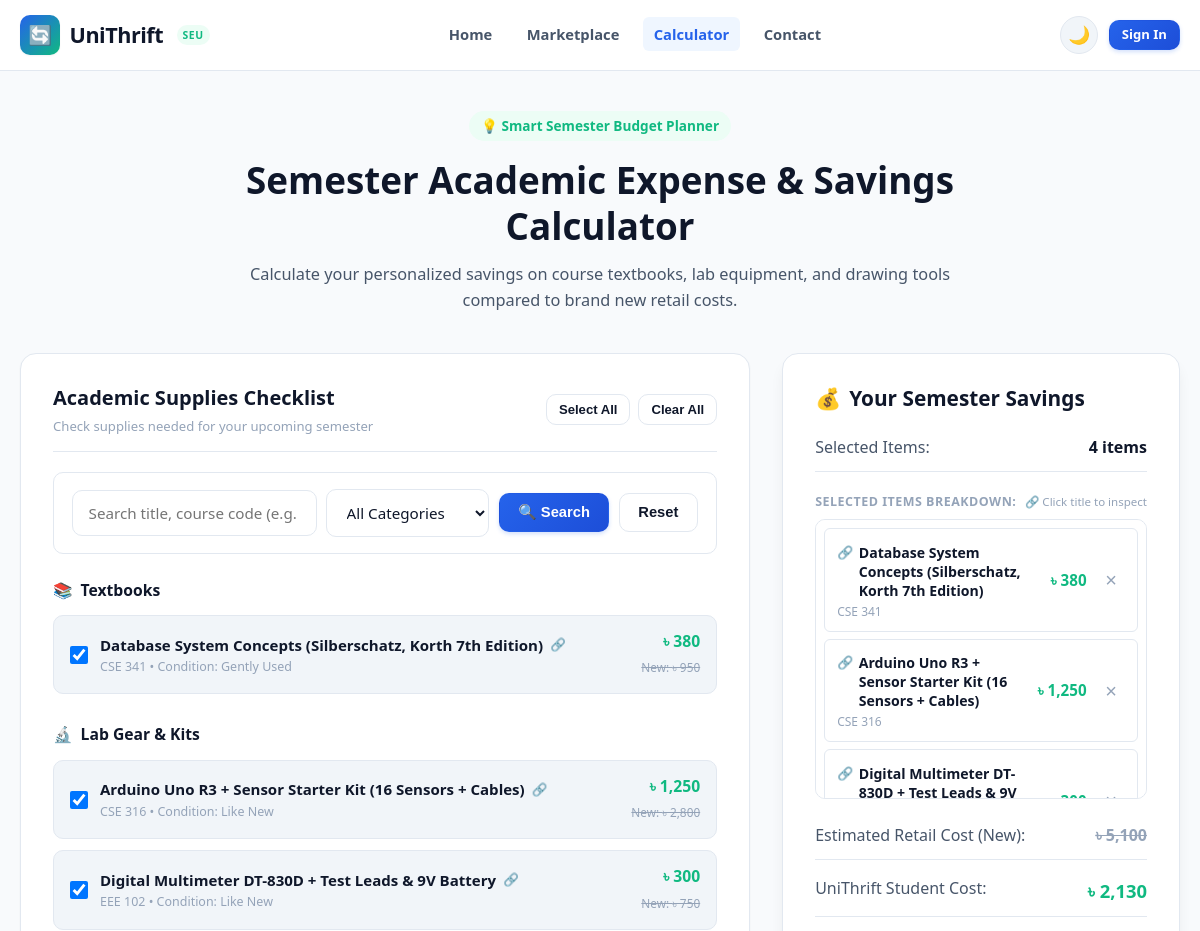
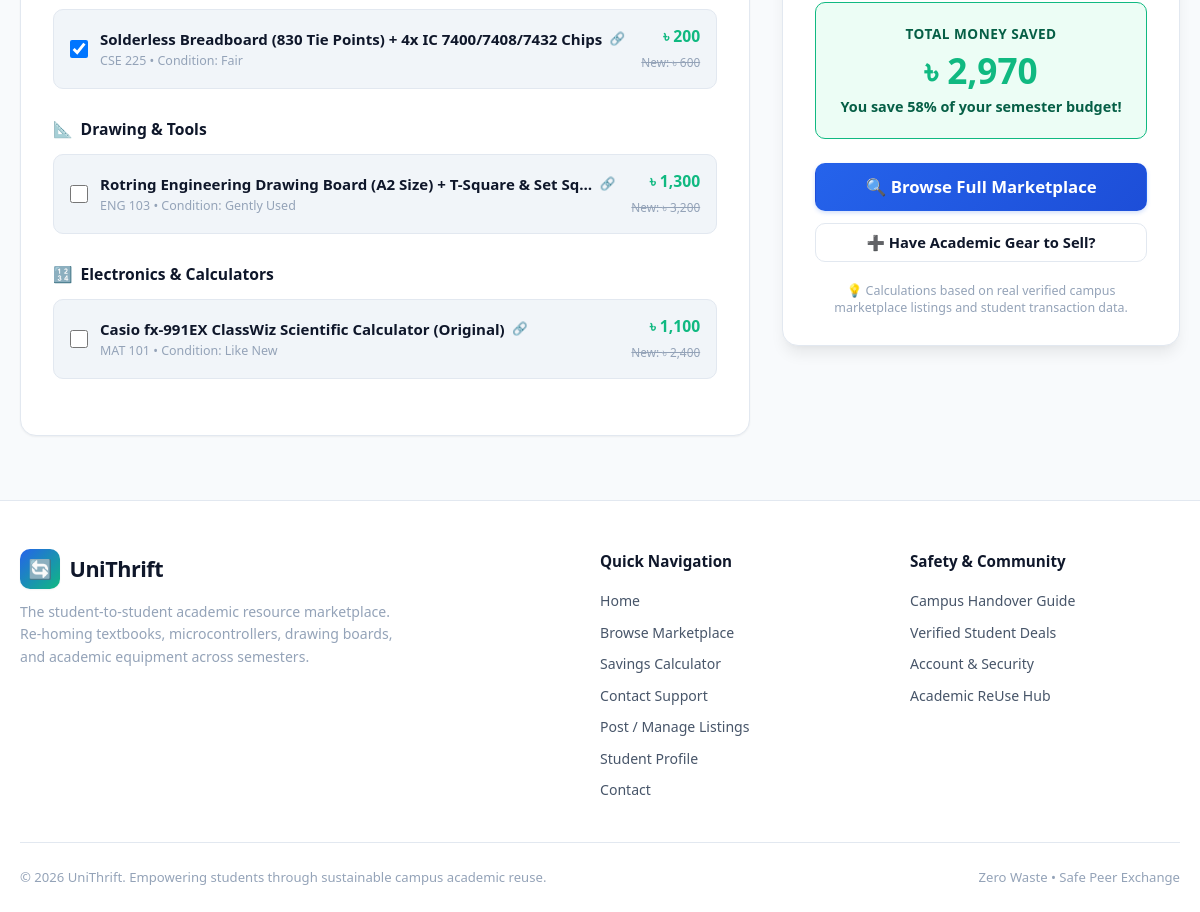
/calculator.php, run on the app's committed database (2 pictures, top to bottom).
### tables this page shows
CREATE TABLE `items` (
  `id` int(11) NOT NULL AUTO_INCREMENT,
  `user_id` int(11) NOT NULL,
  `title` varchar(150) NOT NULL,
  `category` enum('Textbooks','Lab Gear & Kits','Drawing & Tools','Electronics & Calculators','Other') NOT NULL,
  `course_code` varchar(20) DEFAULT NULL,
  `item_condition` enum('Like New','Gently Used','Fair') NOT NULL,
  `original_price` decimal(10,2) NOT NULL,
  `selling_price` decimal(10,2) NOT NULL,
  `description` text NOT NULL,
  `meetup_location` varchar(120) NOT NULL,
  `image_icon` varchar(10) DEFAULT '?',
  `image_url` varchar(255) DEFAULT NULL,
  `status` enum('Available','Reserved','Sold') DEFAULT 'Available',
  `created_at` timestamp NOT NULL DEFAULT current_timestamp(),
  `updated_at` timestamp NOT NULL DEFAULT current_timestamp() ON UPDATE current_timestamp(),
  PRIMARY KEY (`id`),
  KEY `user_id` (`user_id`),
  CONSTRAINT `items_ibfk_1` FOREIGN KEY (`user_id`) REFERENCES `users` (`id`) ON DELETE CASCADE
);

### includes/auth_check.php (called while the page is built, shortened)
<?php
function format_price($amount): string {
    return APP_CURRENCY . ' ' . number_format((float)$amount, 0);
}

### calculator.php (the view, shortened to what this page needs)
<?php
require_once __DIR__ . '/config/db.php';
require_once __DIR__ . '/includes/auth_check.php';
$itemsByCategory = [];
try {
    if ($pdo) {
        $stmt = $pdo->query("
            SELECT id, title, category, course_code, item_condition, original_price, selling_price, image_icon, image_url
            FROM items
            WHERE status = 'Available'
            ORDER BY category ASC, id ASC
        ");
        $catalogItems = $stmt->fetchAll(PDO::FETCH_ASSOC);
        foreach ($catalogItems as $it) {
            $cat = $it['category'];
            if (!isset($itemsByCategory[$cat])) {
                $itemsByCategory[$cat] = [];
            }
            $itemsByCategory[$cat][] = $it;
        }
    }
} catch (PDOException $e) {
}
$categoryIcons = [
    'Textbooks' => '📚',
    'Lab Gear & Kits' => '🔬',
    'Drawing & Tools' => '📐',
    'Electronics & Calculators' => '🔢',
    'Other' => '📦'
];
require_once __DIR__ . '/includes/header.php';
?>
<div class="container" style="padding-top: 2.5rem; padding-bottom: 4rem;">
    <div style="text-align: center; max-width: 760px; margin: 0 auto 2.5rem;">
        <div style="display: inline-flex; align-items: center; gap: 0.5rem; background: var(--accent-light); color: var(--accent); padding: 4px 12px; border-radius: var(--radius-full); font-size: 0.85rem; font-weight: 700; margin-bottom: 1rem;">
            💡 Smart Semester Budget Planner
        </div>
        <h1 style="font-size: 2.3rem; font-weight: 800; line-height: 1.25; margin-bottom: 0.75rem;">
            Semester Academic Expense &amp; Savings Calculator
        </h1>
        <p style="color: var(--text-secondary); font-size: 1.02rem; line-height: 1.6;">
            Calculate your personalized savings on course textbooks, lab equipment, and drawing tools compared to brand new retail costs.
        </p>
    </div>
    <div class="calc-layout-grid">
        <div style="background: var(--bg-card); border: 1px solid var(--border-color); border-radius: var(--radius-lg); padding: 1.75rem 2rem; box-shadow: var(--shadow-sm);">
            <div style="display: flex; justify-content: space-between; align-items: center; margin-bottom: 1.25rem; padding-bottom: 0.85rem; border-bottom: 1px solid var(--border-color); flex-wrap: wrap; gap: 0.5rem;">
                <div>
                    <h2 style="font-size: 1.25rem; font-weight: 800; margin: 0;">Academic Supplies Checklist</h2>
                    <p style="font-size: 0.82rem; color: var(--text-muted); margin: 2px 0 0 0;">Check supplies needed for your upcoming semester</p>
                </div>
                <div style="display: flex; gap: 0.5rem;">
                    <button type="button" class="btn btn-outline btn-sm" onclick="selectAll(true)">Select All</button>
                    <button type="button" class="btn btn-outline btn-sm" onclick="selectAll(false)">Clear All</button>
                </div>
            </div>
            <div style="background: var(--bg-surface); padding: 1rem 1.15rem; border-radius: var(--radius-md); border: 1px solid var(--border-color); margin-bottom: 1.5rem;">
                <div class="calc-search-bar">
                    <div>
                        <input type="text" id="calcSearchInput" class="form-control" placeholder="Search title, course code (e.g. CSE 311, MAT 101)..." onkeydown="if(event.key==='Enter') filterCalculatorItems();">
                    </div>
                    <div>
                        <select id="calcCategoryFilter" class="form-control" onchange="filterCalculatorItems()">
                            <option value="">All Categories</option>
                        </select>
                    </div>
                    <button type="button" id="calcSearchBtn" class="btn btn-primary" onclick="filterCalculatorItems()" style="display: inline-flex; align-items: center; justify-content: center; gap: 0.35rem; white-space: nowrap;">
                        🔍 Search
                    </button>
                    <button type="button" id="calcResetBtn" class="btn btn-outline" onclick="resetCalculatorSearch()" style="white-space: nowrap; justify-content: center;">
                        Reset
                    </button>
                </div>
            </div>
            <div id="calcSuppliesList">
                <?php
                    $itemIndex = 0;
                    foreach ($itemsByCategory as $catName => $items):
                        $icon = $categoryIcons[$catName] ?? '📦';
                ?>
                    <div class="calc-category-group" data-group-category="<?= htmlspecialchars($catName) ?>" style="margin-bottom: 1.75rem;">
                        <h3 style="font-size: 0.98rem; font-weight: 700; color: var(--text-primary); margin-bottom: 0.75rem; display: flex; align-items: center; gap: 0.5rem;">
                            <span><?= $icon ?></span> <?= htmlspecialchars($catName) ?>
                        </h3>
                        <div style="display: flex; flex-direction: column; gap: 0.65rem;">
                            <?php foreach ($items as $item): ?>
                                <?php
                                    $itemIndex++;
                                    $defaultChecked = ($itemIndex <= 4);
                                    $itemUrl = "item_details.php?id=" . (int)$item['id'];
                                ?>
                                <label class="calc-item-row"
                                       data-name="<?= htmlspecialchars(strtolower($item['title'])) ?>"
                                       data-course="<?= htmlspecialchars(strtolower($item['course_code'] ?? '')) ?>"
                                       data-category="<?= htmlspecialchars($item['category']) ?>"
                                       style="display: flex; align-items: center; justify-content: space-between; background: var(--bg-subtle); padding: 0.85rem 1rem; border-radius: var(--radius-md); border: 1px solid var(--border-color); cursor: pointer; transition: var(--transition);">
                                    <div style="display: flex; align-items: center; gap: 0.75rem; flex: 1; min-width: 0;">
                                        <input type="checkbox"
                                               class="calc-check"
                                               id="calcItem_<?= (int)$item['id'] ?>"
                                               data-id="<?= (int)$item['id'] ?>"
                                               data-orig="<?= (float)$item['original_price'] ?>"
                                               data-sell="<?= (float)$item['selling_price'] ?>"
                                               data-name="<?= htmlspecialchars($item['title']) ?>"
                                               data-course="<?= htmlspecialchars($item['course_code'] ?: 'Academic Gear') ?>"
                                               data-url="<?= htmlspecialchars($itemUrl) ?>"
                                               <?= $defaultChecked ? 'checked' : '' ?>
                                               style="width: 18px; height: 18px; cursor: pointer; flex-shrink: 0;">
                                        <div style="overflow: hidden; text-overflow: ellipsis; white-space: nowrap; padding-right: 0.5rem;">
                                            <div style="display: flex; align-items: center; gap: 0.45rem;">
                                                <strong style="font-size: 0.94rem; overflow: hidden; text-overflow: ellipsis;"><?= htmlspecialchars($item['title']) ?></strong>
                                                <a href="<?= htmlspecialchars($itemUrl) ?>" target="_blank" onclick="event.stopPropagation();" title="Open item page in new tab" style="color: var(--primary); font-size: 0.78rem; text-decoration: none; flex-shrink: 0;">
                                                    🔗
                                                </a>
                                            </div>
                                            <span style="font-size: 0.78rem; color: var(--text-muted); display: block;">
                                                <?= htmlspecialchars($item['course_code'] ?: 'General') ?> &bull; Condition: <?= htmlspecialchars($item['item_condition'] ?? 'Used') ?>
                                            </span>
                                        </div>
                                    </div>
                                    <div style="text-align: right; flex-shrink: 0; padding-left: 0.5rem;">
                                        <span style="font-weight: 800; color: var(--accent); font-size: 0.98rem; display: block;"><?= format_price($item['selling_price']) ?></span>
                                        <span style="font-size: 0.74rem; text-decoration: line-through; color: var(--text-muted);">New: <?= format_price($item['original_price']) ?></span>
                                    </div>
                                </label>
                            <?php endforeach; ?>
                        </div>
                    </div>
                <?php endforeach; ?>
            </div>
        </div>
        <div class="calc-sticky-card" style="background: var(--bg-card); border: 1px solid var(--border-color); border-radius: var(--radius-lg); padding: 1.75rem 2rem; box-shadow: var(--shadow-lg); position: sticky; top: 90px;">
            <h2 style="font-size: 1.3rem; font-weight: 800; margin-bottom: 1.25rem; display: flex; align-items: center; gap: 0.5rem;">
                <span>💰</span> Your Semester Savings
            </h2>
            <div style="display: flex; flex-direction: column; gap: 1rem; margin-bottom: 1.5rem;">
                <div style="display: flex; justify-content: space-between; padding-bottom: 0.65rem; border-bottom: 1px solid var(--border-color);">
                    <span style="color: var(--text-secondary);">Selected Items:</span>
                    <strong id="summaryItemCount" style="color: var(--text-primary);">0 items</strong>
                </div>
                <div style="margin-top: 0.25rem; margin-bottom: 0.5rem;">
                    <div style="display: flex; justify-content: space-between; align-items: center; margin-bottom: 0.45rem;">
                        <span style="font-size: 0.78rem; font-weight: 700; color: var(--text-muted); text-transform: uppercase; letter-spacing: 0.5px;">Selected Items Breakdown:</span>
                        <span style="font-size: 0.72rem; color: var(--text-muted);">🔗 Click title to inspect</span>
                    </div>
                    <div id="selectedItemsContainer" class="calc-selected-box">
                    </div>
                </div>
                <div style="display: flex; justify-content: space-between; padding-bottom: 0.65rem; border-bottom: 1px solid var(--border-color);">
                    <span style="color: var(--text-secondary);">Estimated Retail Cost (New):</span>
                    <strong id="summaryOrigCost" style="color: var(--text-muted); text-decoration: line-through;">৳ 0</strong>
                </div>
                <div style="display: flex; justify-content: space-between; padding-bottom: 0.65rem; border-bottom: 1px solid var(--border-color);">
                    <span style="color: var(--text-secondary);">UniThrift Student Cost:</span>
                    <strong id="summarySellCost" style="color: var(--accent); font-size: 1.15rem;">৳ 0</strong>
                </div>
                <div style="background: var(--accent-light); padding: 1.25rem; border-radius: var(--radius-md); border: 1px solid var(--accent); text-align: center;">
                    <div style="font-size: 0.85rem; color: #065f46; font-weight: 700; text-transform: uppercase; letter-spacing: 0.5px;">Total Money Saved</div>
                    <div id="summarySavedTotal" style="font-size: 2.2rem; font-weight: 800; color: var(--accent); line-height: 1.2; margin: 0.25rem 0;">
                    </div>
                    <div id="summarySavedPct" style="font-size: 0.9rem; font-weight: 700; color: #065f46;">
                    </div>
                </div>
            </div>
            <div style="display: flex; flex-direction: column; gap: 0.75rem;">
                <a href="marketplace.php" class="btn btn-primary btn-lg" style="width: 100%;">
                    🔍 Browse Full Marketplace
                </a>
                <a href="my_listings.php" class="btn btn-outline" style="width: 100%;">
                    ➕ Have Academic Gear to Sell?
                </a>
            </div>
            <div style="margin-top: 1.25rem; font-size: 0.78rem; color: var(--text-muted); line-height: 1.4; text-align: center;">
                💡 Calculations based on real verified campus marketplace listings and student transaction data.
            </div>
        </div>
    </div>
</div>
<?php require_once __DIR__ . '/includes/footer.php'; ?>

### data on the page
items: title "Database System Concepts (Silberschatz, Korth 7th Edition)", course_code "CSE 341", item_condition "Gently Used", selling_price "৳ 380", original_price "৳ 950"
items: title "Arduino Uno R3 + Sensor Starter Kit (16 Sensors + Cables)", course_code "CSE 316", item_condition "Like New", selling_price "৳ 1,250", original_price "৳ 2,800"
items: title "Digital Multimeter DT-830D + Test Leads & 9V Battery", course_code "EEE 102", item_condition "Like New", selling_price "৳ 300", original_price "৳ 750"
items: title "Solderless Breadboard (830 Tie Points) + 4x IC 7400/7408/7432 Chips", course_code "CSE 225", item_condition "Fair", selling_price "৳ 200", original_price "৳ 600"
items: title "Rotring Engineering Drawing Board (A2 Size) + T-Square & Set Sq…", course_code "ENG 103", item_condition "Gently Used", selling_price "৳ 1,300", original_price "৳ 3,200"
items: title "Casio fx-991EX ClassWiz Scientific Calculator (Original)", course_code "MAT 101", item_condition "Like New", selling_price "৳ 1,100", original_price "৳ 2,400"

### other printed values
APP_NAME "UniThrift"
$icon "📚"
$catName "Textbooks"
$icon "🔬"
$catName "Lab Gear & Kits"
$icon "📐"
$catName "Drawing & Tools"
$icon "🔢"
$catName "Electronics & Calculators"
